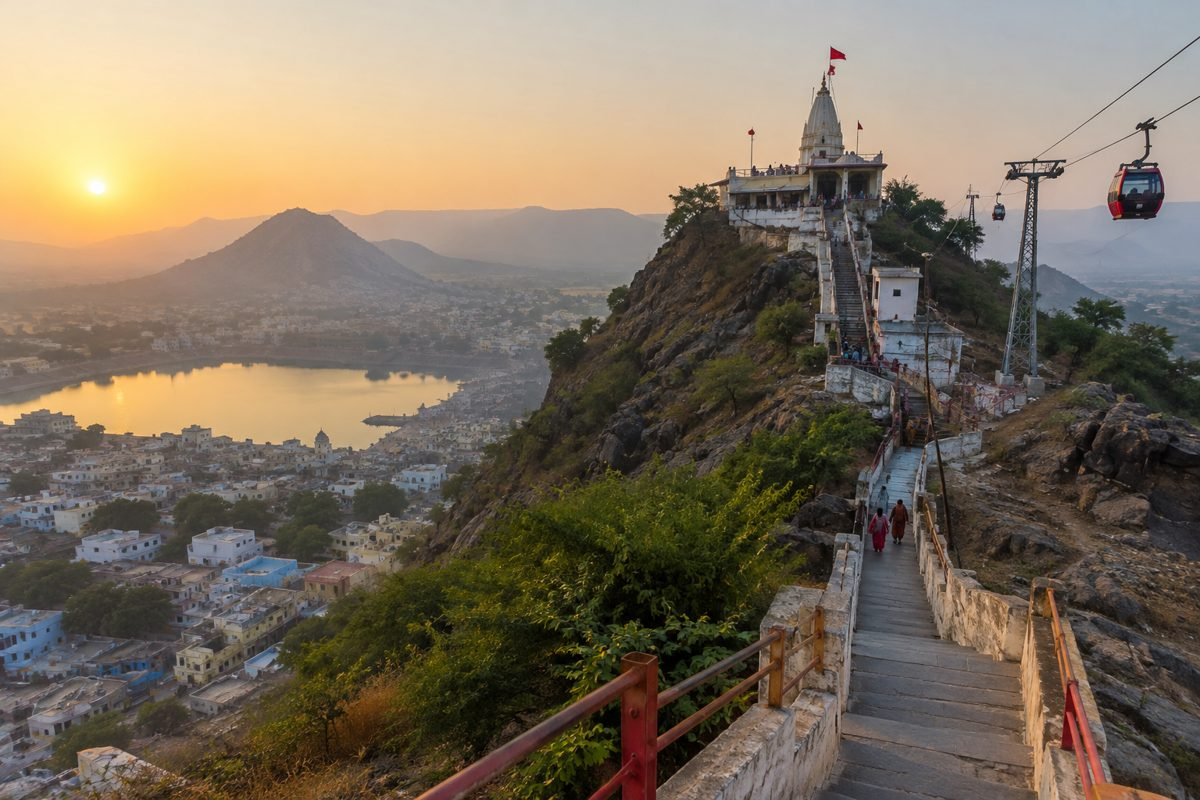
#> input picture plans/pushkar-guide/assets/ai/savitri.jpg, 1200 x 800 px
$ python -i prep_r.py   (imports and definitions only)
#> lines starting #> are read from the running program, lines starting #| are printed output that depends on the picture
#> further down, picture is the input picture: PIL image 1200x800 RGB; mean R, G, B 123.4, 111.1, 94.4
import sys, numpy as np, onnxruntime as ort
from PIL import Image, ImageOps, ImageFilter
U='/root/.claude/uploads/30a7b273-6306-55c3-bec0-ca5f0409b214/'
S=sys.argv[1]
names0={'8812':'23564187','8803':'d3602f35','8805':'1b753d16','8808':'1c0b0416','8806':'cb340e4d','8816':'f532dbb8','8836':'52227463','8855':'1380de7c','8854':'416ab4fa','8875':'6d8dc3b6','8884':'88d8fd41','8886':'869bc56d'}
names={'receipt': '/tmp/claude-0/-home-user-automation/30a7b273-6306-55c3-bec0-ca5f0409b214/scratchpad/r/receipt_blur.jpg', 'rate': '/root/.claude/uploads/30a7b273-6306-55c3-bec0-ca5f0409b214/282aee70-image.jpg', 'closed': '/root/.claude/uploads/30a7b273-6306-55c3-bec0-ca5f0409b214/3b460a94-image.jpg', 'roof1': '/root/.claude/uploads/30a7b273-6306-55c3-bec0-ca5f0409b214/6ff200af-image.jpg', 'crowdL': '/root/.claude/uploads/30a7b273-6306-55c3-bec0-ca5f0409b214/2b399675-image.jpg', 'selfie_flag': '/root/.claude/uploads/30a7b273-6306-55c3-bec0-ca5f0409b214/5e5d59bb-image.jpg', 'selfie_pillar': '/root/.claude/uploads/30a7b273-6306-55c3-bec0-ca5f0409b214/7926f9a2-image.jpg', 'selfie_queue': '/root/.claude/uploads/30a7b273-6306-55c3-bec0-ca5f0409b214/f763ea53-image.jpg', 'roof2': '/root/.claude/uploads/30a7b273-6306-55c3-bec0-ca5f0409b214/cf46533b-image.jpg', 'roofL': '/root/.claude/uploads/30a7b273-6306-55c3-bec0-ca5f0409b214/e39fb4e5-image.jpg', 'queue': '/root/.claude/uploads/30a7b273-6306-55c3-bec0-ca5f0409b214/02534e39-image.jpg', 'ai_savitri': '/home/user/automation/plans/pushkar-guide/assets/ai/savitri.jpg'}
# [1 line that did not run here, left out]
def seg(im):
    w,h=im.size
#> w = 1200; h = 800
    x=np.asarray(im.convert('RGB').resize((320,320),Image.LANCZOS)).astype(np.float32)/255.
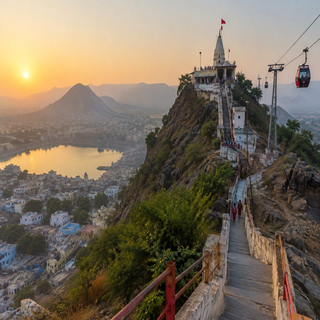
#> x: shape (320, 320, 3) float32; mean R, G, B 0.484, 0.435, 0.37
    x=(x-[0.485,0.456,0.406])/[0.229,0.224,0.225]
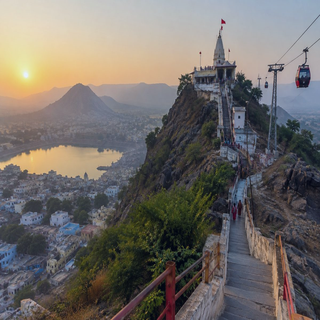
#> x: shape (320, 320, 3) float64; mean R, G, B -0.00432, -0.0901, -0.16; drawn with min black and max white
    x=x.transpose(2,0,1)[None].astype(np.float32)
#> (the run stopped early here; a loop or call above may not have finished)

$ run again, on plans/pushkar-guide/assets/ai/aarti.jpg
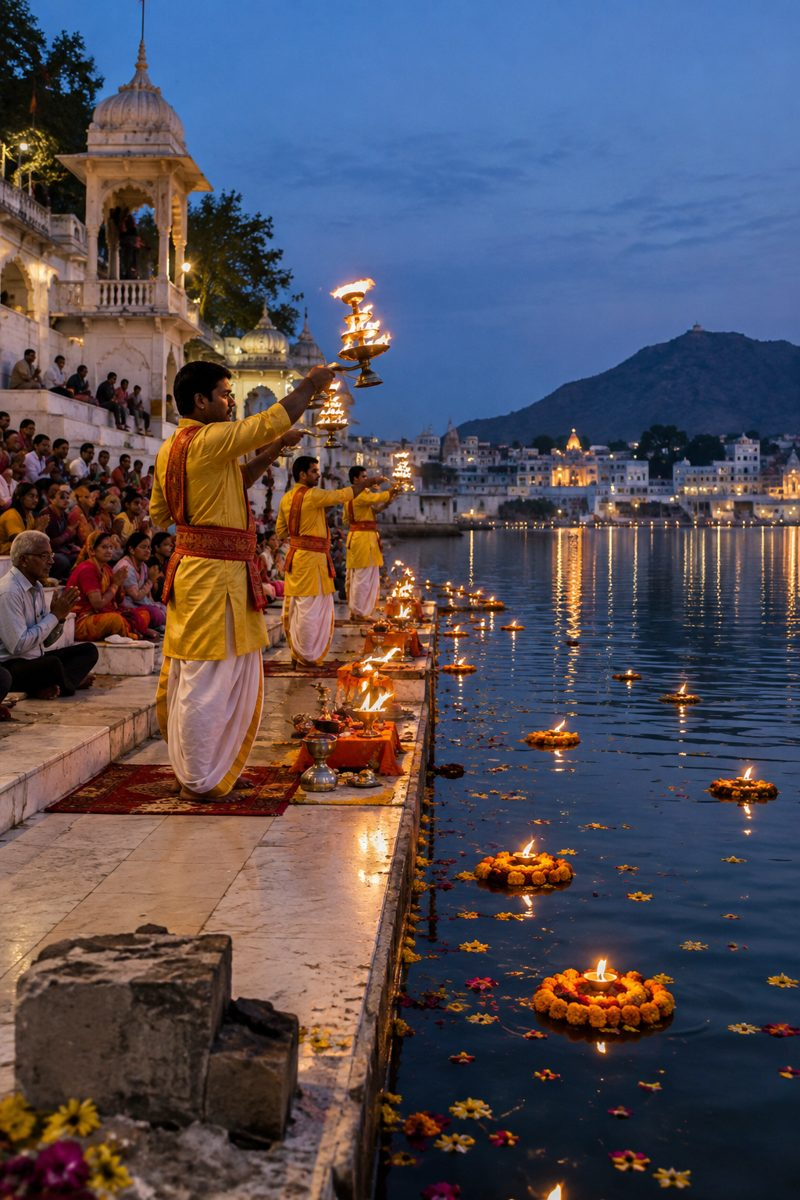
#> input picture plans/pushkar-guide/assets/ai/aarti.jpg, 800 x 1200 px
#> picture is the input picture: PIL image 800x1200 RGB; mean R, G, B 84.3, 79.3, 90.1
#> in seg, `x=np.asarray(im.convert('RGB').resize((320,320),Image.LANCZOS)).astype..`:
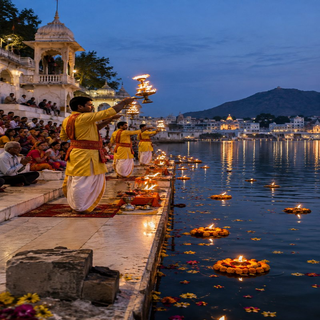
#> x: shape (320, 320, 3) float32; mean R, G, B 0.33, 0.311, 0.353

$ run again, on plans/pushkar-guide/assets/ai/bazaar.jpg
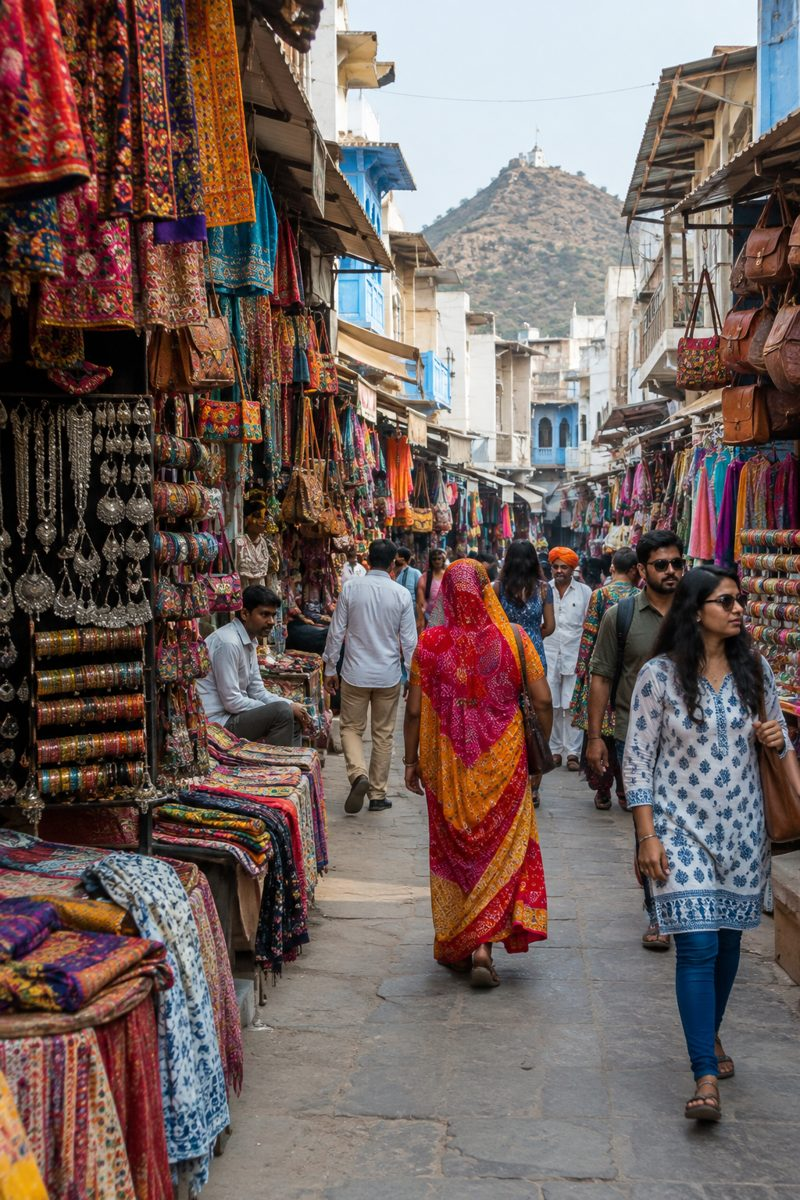
#> input picture plans/pushkar-guide/assets/ai/bazaar.jpg, 800 x 1200 px
#> picture is the input picture: PIL image 800x1200 RGB; mean R, G, B 114.4, 97.9, 93.9
#> in seg, `x=np.asarray(im.convert('RGB').resize((320,320),Image.LANCZOS)).astype..`:
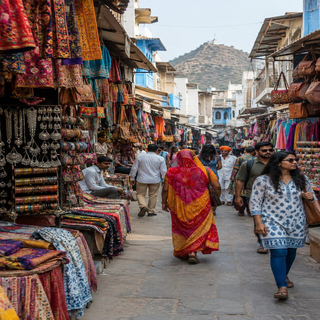
#> x: shape (320, 320, 3) float32; mean R, G, B 0.449, 0.384, 0.368

$ run again, on plans/pushkar-guide/assets/ai/camelfair.jpg
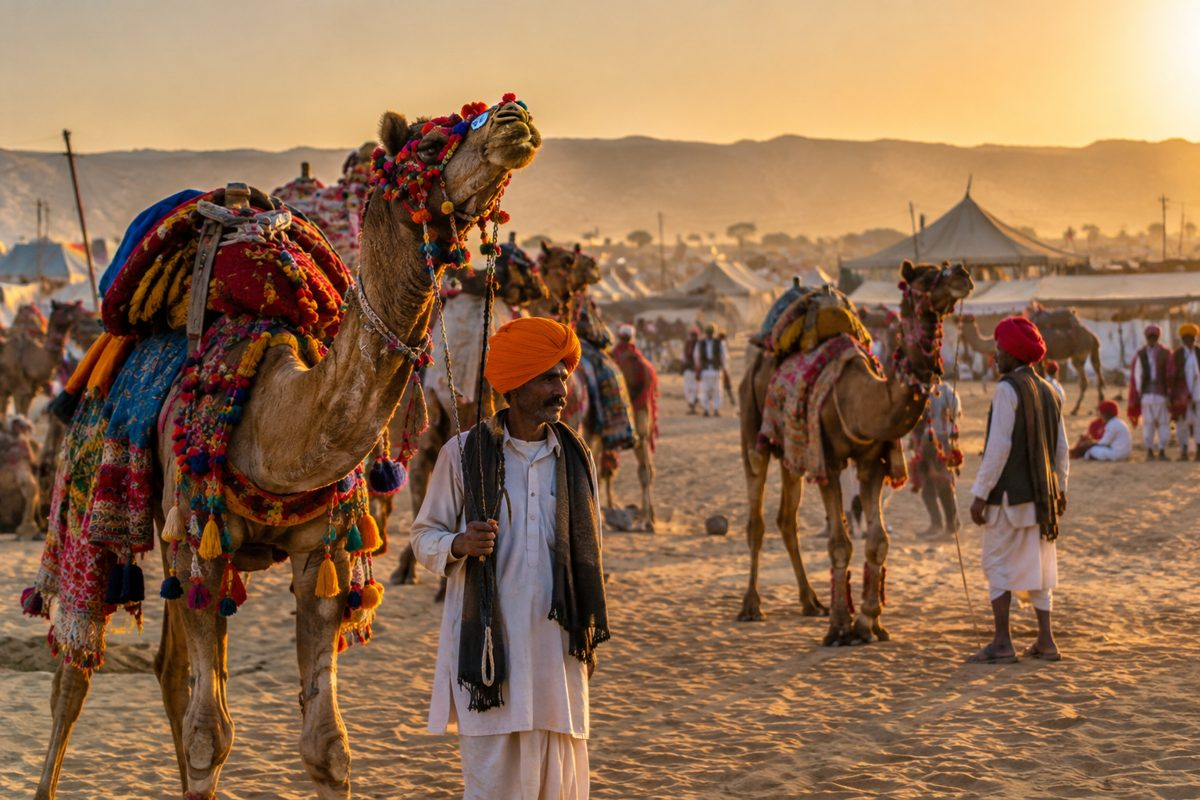
#> input picture plans/pushkar-guide/assets/ai/camelfair.jpg, 1200 x 800 px
#> picture is the input picture: PIL image 1200x800 RGB; mean R, G, B 144.9, 109.8, 80.7
#> in seg, `x=np.asarray(im.convert('RGB').resize((320,320),Image.LANCZOS)).astype..`:
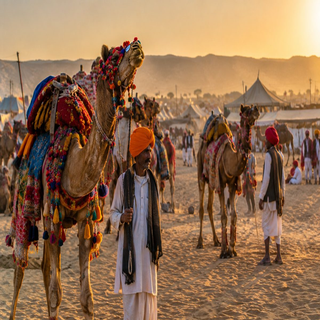
#> x: shape (320, 320, 3) float32; mean R, G, B 0.568, 0.43, 0.317
